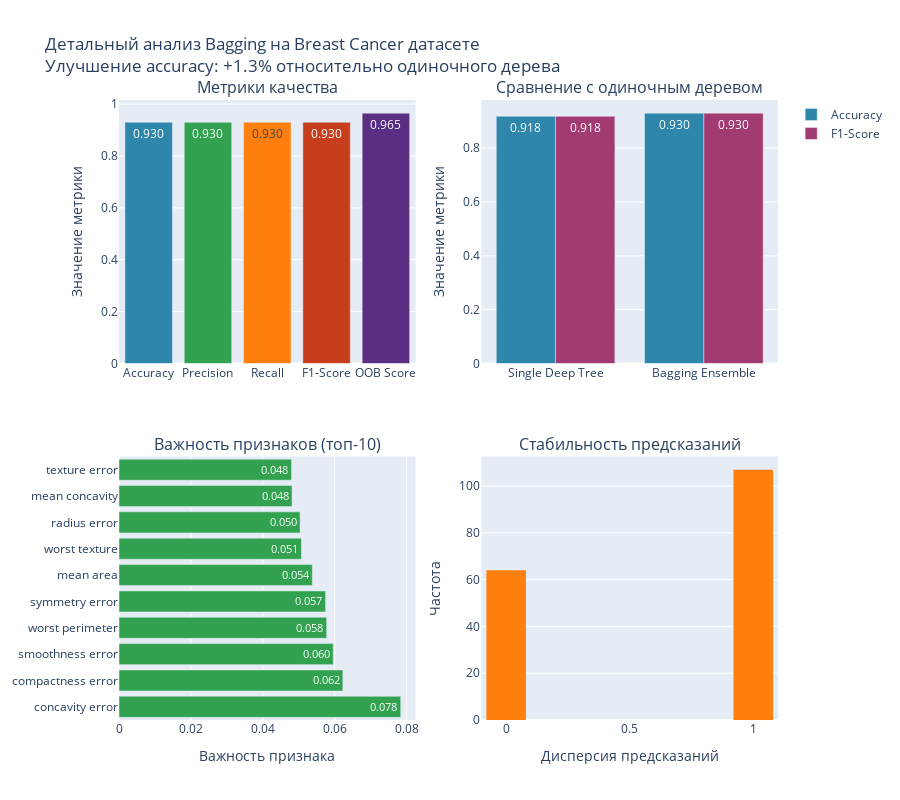

Notebook code cell kept with this figure:
### Code cell
# Расширенная оценка Bagging модели
y_pred_bagging = bagging_classifier.predict(X_test)

accuracy_bagging = accuracy_score(y_test, y_pred_bagging)
precision_bagging = precision_score(y_test, y_pred_bagging, average='weighted')
recall_bagging = recall_score(y_test, y_pred_bagging, average='weighted')
f1_bagging = f1_score(y_test, y_pred_bagging, average='weighted')
oob_score = bagging_classifier.oob_score_

print("=== РЕЗУЛЬТАТЫ BAGGING НА BREAST CANCER ===")
print(f"Accuracy:  {accuracy_bagging:.4f}")
print(f"Precision: {precision_bagging:.4f}")
print(f"Recall:    {recall_bagging:.4f}")
print(f"F1-score:  {f1_bagging:.4f}")
print(f"OOB Score: {oob_score:.4f}")

# Сравнение с одиночным деревом для демонстрации улучшений
single_deep_tree = DecisionTreeClassifier(
    max_depth=None,              # Без ограничений для высокой дисперсии
    min_samples_split=2,         # Минимальные ограничения
    min_samples_leaf=1,
    random_state=42
)
single_deep_tree.fit(X_train, y_train)
y_pred_single = single_deep_tree.predict(X_test)
accuracy_single = accuracy_score(y_test, y_pred_single)
f1_single = f1_score(y_test, y_pred_single, average='weighted')

print(f"\n=== СРАВНЕНИЕ С ОДИНОЧНЫМ ГЛУБОКИМ ДЕРЕВОМ ===")
print(f"Single Tree Accuracy: {accuracy_single:.4f}")
print(f"Bagging Accuracy:     {accuracy_bagging:.4f}")
print(f"Улучшение:            {accuracy_bagging - accuracy_single:.4f} ({((accuracy_bagging/accuracy_single - 1) * 100):.1f}%)")
print(f"Снижение overfitting: {abs(oob_score - accuracy_bagging):.4f}")

# Анализ важности признаков в Bagging
bagging_importances = np.mean([estimator.feature_importances_ for estimator in bagging_classifier.estimators_], axis=0)
top_bagging = np.argsort(bagging_importances)[-10:][::-1]

print(f"\n=== ВАЖНОСТЬ ПРИЗНАКОВ В BAGGING (ТОП-10) ===")
for i, feat_idx in enumerate(top_bagging):
    print(f"{i+1}. {feature_names[feat_idx]}: {bagging_importances[feat_idx]:.4f}")

# Расширенная визуализация результатов Bagging
fig_bagging = make_subplots(
    rows=2, cols=2,
    subplot_titles=['Метрики качества', 'Сравнение с одиночным деревом', 
                   'Важность признаков (топ-10)', 'Стабильность предсказаний'],
    specs=[[{'type': 'bar'}, {'type': 'bar'}],
           [{'type': 'bar'}, {'type': 'histogram'}]],
    vertical_spacing=0.15,
    horizontal_spacing=0.1
)

# График 1: Все метрики
metrics = ['Accuracy', 'Precision', 'Recall', 'F1-Score', 'OOB Score']
values = [accuracy_bagging, precision_bagging, recall_bagging, f1_bagging, oob_score]

fig_bagging.add_trace(
    go.Bar(x=metrics, y=values,
           text=[f'{v:.3f}' for v in values],
           textposition='auto',
           marker_color=[COLOR_PALETTE['primary'], COLOR_PALETTE['success'], 
                        COLOR_PALETTE['warning'], COLOR_PALETTE['danger'], COLOR_PALETTE['info']],
           name='Bagging',
           showlegend=False),
    row=1, col=1
)

# График 2: Сравнение с одиночным деревом
comparison_models = ['Single Deep Tree', 'Bagging Ensemble']
comparison_accuracy = [accuracy_single, accuracy_bagging]
comparison_f1 = [f1_single, f1_bagging]

fig_bagging.add_trace(
    go.Bar(x=comparison_models, y=comparison_accuracy,
           name='Accuracy',
           marker_color=COLOR_PALETTE['primary'],
           text=[f'{v:.3f}' for v in comparison_accuracy],
           textposition='auto'),
    row=1, col=2
)

fig_bagging.add_trace(
    go.Bar(x=comparison_models, y=comparison_f1,
           name='F1-Score',
           marker_color=COLOR_PALETTE['secondary'],
           text=[f'{v:.3f}' for v in comparison_f1],
           textposition='auto'),
    row=1, col=2
)

# График 3: Важность признаков
top_names = [feature_names[i] for i in top_bagging]
top_values = bagging_importances[top_bagging]

fig_bagging.add_trace(
    go.Bar(y=top_names, x=top_values, orientation='h',
           text=[f'{v:.3f}' for v in top_values],
           textposition='auto',
           marker_color=COLOR_PALETTE['success'],
           name='Важность',
           showlegend=False),
    row=2, col=1
)

# График 4: Анализ стабильности (дисперсии предсказаний между деревьями)
# Безопасное получение предсказаний от всех деревьев
try:
    all_predictions = np.array([estimator.predict(X_test) for estimator in bagging_classifier.estimators_])
    prediction_variance = np.var(all_predictions, axis=0)
    
    fig_bagging.add_trace(
        go.Histogram(x=prediction_variance,
                    nbinsx=30,
                    name='Дисперсия предсказаний',
                    marker_color=COLOR_PALETTE['warning'],
                    showlegend=False),
        row=2, col=2
    )
except Exception as e:
    # Если возникает ошибка размерности, показываем распределение вероятностей обычных предсказаний
    print(f"Ошибка при анализе стабильности: {e}")
    fig_bagging.add_trace(
        go.Histogram(x=y_pred_bagging,
                    nbinsx=10,
                    name='Распределение предсказаний',
                    marker_color=COLOR_PALETTE['warning'],
                    showlegend=False),
        row=2, col=2
    )

fig_bagging.update_layout(
    title=f'Детальный анализ Bagging на Breast Cancer датасете<br>'
          f'Улучшение accuracy: +{((accuracy_bagging/accuracy_single - 1) * 100):.1f}% относительно одиночного дерева',
    height=800,
    showlegend=True
)

# Обновление осей
fig_bagging.update_yaxes(title_text="Значение метрики", row=1, col=1)
fig_bagging.update_yaxes(title_text="Значение метрики", row=1, col=2)
fig_bagging.update_xaxes(title_text="Важность признака", row=2, col=1)
fig_bagging.update_xaxes(title_text="Дисперсия предсказаний", row=2, col=2)
fig_bagging.update_yaxes(title_text="Частота", row=2, col=2)

fig_bagging.show()

### Figure 1 — Plotly figure (JSON) as saved in the notebook; plotly's stock layout.template omitted (floating-point values rounded to 4 significant figures; data arrays with more than 128 entries replaced by an {"elided": "..."} marker saying what was removed)
{"data": [{"marker": {"color": ["#2E86AB", "#32A251", "#FF7F0E", "#C73E1D", "#592E83"]}, "name": "Bagging", "showlegend": false, "text": ["0.930", "0.930", "0.930", "0.930", "0.965"], "textposition": "auto", "type": "bar", "x": ["Accuracy", "Precision", "Recall", "F1-Score", "OOB Score"], "xaxis": "x", "y": [0.9298, 0.9298, 0.9298, 0.9298, 0.9648], "yaxis": "y"}, {"marker": {"color": "#2E86AB"}, "name": "Accuracy", "text": ["0.918", "0.930"], "textposition": "auto", "type": "bar", "x": ["Single Deep Tree", "Bagging Ensemble"], "xaxis": "x2", "y": [0.9181, 0.9298], "yaxis": "y2"}, {"marker": {"color": "#A23B72"}, "name": "F1-Score", "text": ["0.918", "0.930"], "textposition": "auto", "type": "bar", "x": ["Single Deep Tree", "Bagging Ensemble"], "xaxis": "x2", "y": [0.9181, 0.9298], "yaxis": "y2"}, {"marker": {"color": "#32A251"}, "name": "Важность", "orientation": "h", "showlegend": false, "text": ["0.078", "0.062", "0.060", "0.058", "0.057", "0.054", "0.051", "0.050", "0.048", "0.048"], "textposition": "auto", "type": "bar", "x": [0.07836, 0.06226, 0.05958, 0.05776, 0.05745, 0.05377, 0.05075, 0.05037, 0.04814, 0.04798], "xaxis": "x3", "y": ["concavity error", "compactness error", "smoothness error", "worst perimeter", "symmetry error", "mean area", "worst texture", "radius error", "mean concavity", "texture error"], "yaxis": "y3"}, {"marker": {"color": "#FF7F0E"}, "name": "Распределение предсказаний", "nbinsx": 10, "showlegend": false, "type": "histogram", "x": {"elided": "171 int values"}, "xaxis": "x4", "yaxis": "y4"}], "layout": {"annotations": [{"font": {"size": 16}, "showarrow": false, "text": "Метрики качества", "x": 0.225, "xanchor": "center", "xref": "paper", "y": 1, "yanchor": "bottom", "yref": "paper"}, {"font": {"size": 16}, "showarrow": false, "text": "Сравнение с одиночным деревом", "x": 0.775, "xanchor": "center", "xref": "paper", "y": 1, "yanchor": "bottom", "yref": "paper"}, {"font": {"size": 16}, "showarrow": false, "text": "Важность признаков (топ-10)", "x": 0.225, "xanchor": "center", "xref": "paper", "y": 0.425, "yanchor": "bottom", "yref": "paper"}, {"font": {"size": 16}, "showarrow": false, "text": "Стабильность предсказаний", "x": 0.775, "xanchor": "center", "xref": "paper", "y": 0.425, "yanchor": "bottom", "yref": "paper"}], "height": 800, "showlegend": true, "title": {"text": "Детальный анализ Bagging на Breast Cancer датасете<br>Улучшение accuracy: +1.3% относительно одиночного дерева"}, "xaxis": {"anchor": "y", "domain": [0, 0.45]}, "xaxis2": {"anchor": "y2", "domain": [0.55, 1]}, "xaxis3": {"anchor": "y3", "domain": [0, 0.45], "title": {"text": "Важность признака"}}, "xaxis4": {"anchor": "y4", "domain": [0.55, 1], "title": {"text": "Дисперсия предсказаний"}}, "yaxis": {"anchor": "x", "domain": [0.575, 1], "title": {"text": "Значение метрики"}}, "yaxis2": {"anchor": "x2", "domain": [0.575, 1], "title": {"text": "Значение метрики"}}, "yaxis3": {"anchor": "x3", "domain": [0, 0.425]}, "yaxis4": {"anchor": "x4", "domain": [0, 0.425], "title": {"text": "Частота"}}}}
